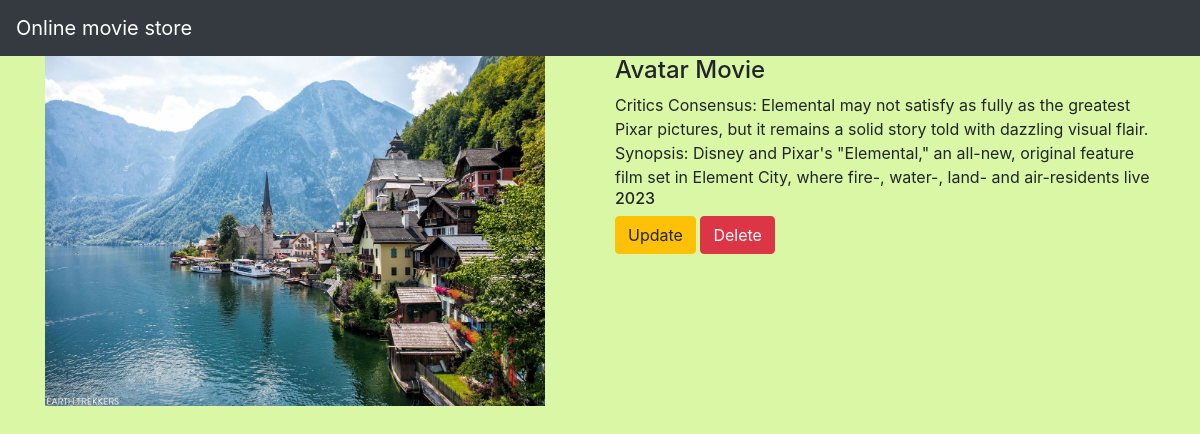
The app's page /movie/4/ with its own data.
### movieapp/models.py (models this page shows, shortened)
class movies(models.Model):
    name=models.CharField(max_length=50)
    desc=models.TextField()
    year=models.IntegerField()
    img=models.ImageField(upload_to='imgs')

### movieapp/views.py (the view)
# urls.py: path('movie/<int:movies_id>/',views.details,name="details"),
def details(request,movies_id):
    movie=movies.objects.get(id=movies_id)
    return render(request,"details.html",{'movie':movie})

### templates/details.html (shortened to what this page needs)
<!DOCTYPE html>
<html lang="en">
<head>
</head>
<body>
{% extends 'base.html' %}
{% block body %}
<div class="container">
    <div class="row">
        <div class="col-md-6">
            <img src="{{movie.img.url}}" width="500" height="350"><br>
        </div>
<div class="col-md-6">
    <h4>{{movie.name}}</h4>
            {{movie.desc}}
            <h6>{{movie.year}}</h6>
        <a class="btn btn-warning" href="{% url 'movieapp:update' movie.id %}">Update</a>
    <a class="btn btn-danger" href="{% url 'movieapp:delete' movie.id %}">Delete</a>
</div>
  </div>
</div>
{% endblock %}

### templates/base.html (shortened to what this page needs)
{% load static %}
<!DOCTYPE html>
<html lang="en">
<head>
    <link rel="stylesheet" href="https://cdn.jsdelivr.net/npm/bootstrap@4.6.2/dist/css/bootstrap.min.css">
    <link rel="stylesheet" href="{% static 'style.css' %}">
</head>
<body>
<nav class="navbar navbar-dark bg-dark">
  <a class="navbar-brand" href="#">
    Online movie store
  </a>
</nav>
{% block body %}
{% endblock %}
</body>
</html>

### static/style.css (style rules this page uses)
body { background-color:#DAF7A6; }

### records on screen
movies: img (picture), name "Avatar Movie", desc "Critics Consensus: Elemental may not satisfy as fully as the greatest Pixar pictures, but it remains a solid story told with dazzling visual flair. Synopsis: Disney and Pixar's \"Elemental,\" an all-new, original feature film set in Element City, where fire-, water-, land- and air-residents live", year "2023"
